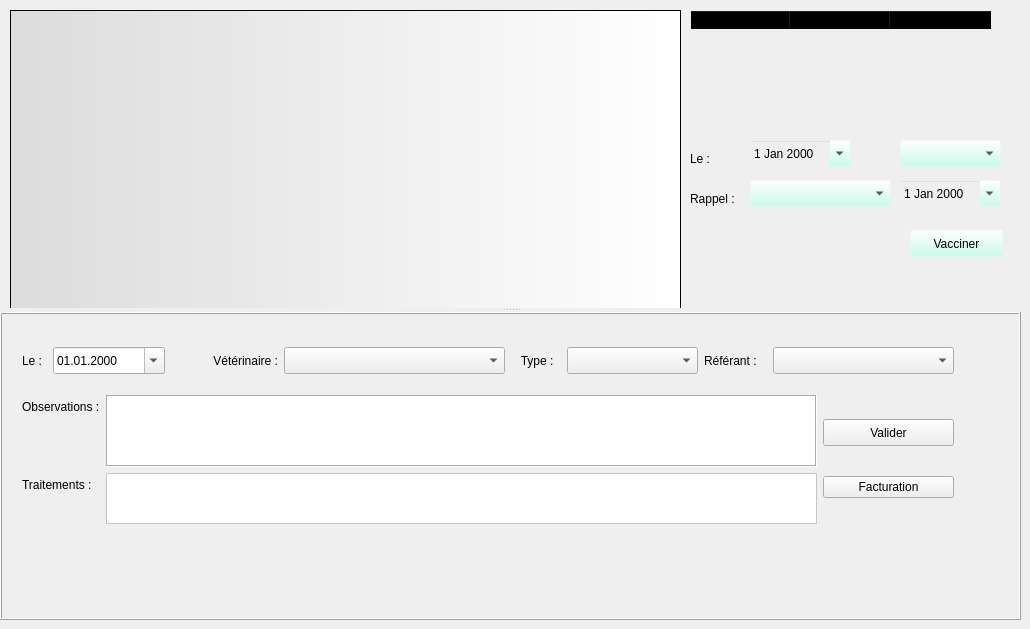
        <widget class="QWidget" name="tab_consulation">
         <attribute name="title">
          <string>Consultation</string>
         </attribute>
         <widget class="QSplitter" name="splitter">
          <property name="geometry">
           <rect>
            <x>0</x>
            <y>0</y>
            <width>1021</width>
            <height>620</height>
           </rect>
          </property>
          <property name="sizePolicy">
           <sizepolicy hsizetype="Preferred" vsizetype="Preferred">
            <horstretch>0</horstretch>
            <verstretch>0</verstretch>
           </sizepolicy>
          </property>
          <property name="maximumSize">
           <size>
            <width>16777215</width>
            <height>16777215</height>
           </size>
          </property>
          <property name="orientation">
           <enum>Qt::Vertical</enum>
          </property>
          <widget class="QFrame" name="frame_med_sup">
           <property name="styleSheet">
            <string notr="true">background-color: rgb(188, 255, 231,0);</string>
           </property>
           <property name="frameShape">
            <enum>QFrame::Box</enum>
           </property>
           <property name="frameShadow">
            <enum>QFrame::Raised</enum>
           </property>
           <widget class="QTableWidget" name="tableWidget_vacciner">
            <property name="geometry">
             <rect>
              <x>690</x>
              <y>10</y>
              <width>311</width>
              <height>121</height>
             </rect>
            </property>
            <property name="rowCount">
             <number>3</number>
            </property>
            <property name="columnCount">
             <number>3</number>
            </property>
            <attribute name="verticalHeaderVisible">
             <bool>false</bool>
            </attribute>
            <row/>
            <row/>
            <row/>
            <column/>
            <column/>
            <column/>
           </widget>
           <widget class="QPushButton" name="button_vacciner">
            <property name="geometry">
             <rect>
              <x>910</x>
              <y>230</y>
              <width>93</width>
              <height>27</height>
             </rect>
            </property>
            <property name="toolTip">
             <string>Ajouter ce vaccin dans le dossier</string>
            </property>
            <property name="text">
             <string>Vacciner</string>
            </property>
           </widget>
           <widget class="QDateEdit" name="dateEdit_vacciner_start">
            <property name="geometry">
             <rect>
              <x>750</x>
              <y>140</y>
              <width>101</width>
              <height>27</height>
             </rect>
            </property>
            <property name="toolTip">
             <string>Date de vaccination</string>
            </property>
            <property name="calendarPopup">
             <bool>true</bool>
            </property>
           </widget>
           <widget class="QDateEdit" name="dateEdit_vacciner_end">
            <property name="geometry">
             <rect>
              <x>900</x>
              <y>180</y>
              <width>101</width>
              <height>27</height>
             </rect>
            </property>
            <property name="toolTip">
             <string>Date de rappel</string>
            </property>
            <property name="calendarPopup">
             <bool>true</bool>
            </property>
           </widget>
           <widget class="QComboBox" name="comboBox_vacciner">
            <property name="geometry">
             <rect>
              <x>900</x>
              <y>140</y>
              <width>101</width>
              <height>27</height>
             </rect>
            </property>
            <property name="toolTip">
             <string>Vaccin</string>
            </property>
           </widget>
           <widget class="QComboBox" name="comboBox_rappel">
            <property name="geometry">
             <rect>
              <x>750</x>
              <y>180</y>
              <width>141</width>
              <height>27</height>
             </rect>
            </property>
            <property name="toolTip">
             <string>Période de rappel</string>
            </property>
           </widget>
           <widget class="QLabel" name="label_2">
            <property name="geometry">
             <rect>
              <x>690</x>
              <y>190</y>
              <width>62</width>
              <height>17</height>
             </rect>
            </property>
            <property name="text">
             <string>Rappel :</string>
            </property>
            <property name="buddy">
             <cstring>comboBox_rappel</cstring>
            </property>
           </widget>
           <widget class="QLabel" name="label_vaccinerStart">
            <property name="geometry">
             <rect>
              <x>690</x>
              <y>150</y>
              <width>31</width>
              <height>17</height>
             </rect>
            </property>
            <property name="text">
             <string>Le :</string>
            </property>
            <property name="buddy">
             <cstring>dateEdit_vacciner_start</cstring>
            </property>
           </widget>
           <widget class="QTextBrowser" name="textBrowser_consultations">
            <property name="geometry">
             <rect>
              <x>10</x>
              <y>10</y>
              <width>671</width>
              <height>401</height>
             </rect>
            </property>
            <property name="styleSheet">
             <string notr="true">background-position: right; background-image:  url(:/newPrefix/images/openvet.png);background-repeat: no-repeat; 
background-color: qlineargradient(spread:pad, x1:0, y1:0, x2:1, y2:0, stop:0 rgba(220, 220, 220, 255), stop:1 rgba(255, 255, 255, 255));</string>
            </property>
           </widget>
          </widget>
          <widget class="QFrame" name="frame_med_inf">
           <property name="sizePolicy">
            <sizepolicy hsizetype="Preferred" vsizetype="Expanding">
             <horstretch>0</horstretch>
             <verstretch>0</verstretch>
            </sizepolicy>
           </property>
           <property name="styleSheet">
            <string notr="true"/>
           </property>
           <property name="frameShape">
            <enum>QFrame::Box</enum>
           </property>
           <property name="frameShadow">
            <enum>QFrame::Raised</enum>
           </property>
           <widget class="QWidget" name="layoutWidget">
            <property name="geometry">
             <rect>
              <x>22</x>
              <y>20</y>
              <width>932</width>
              <height>209</height>
             </rect>
            </property>
            <layout class="QVBoxLayout" name="verticalLayout_5">
             <item>
              <layout class="QHBoxLayout" name="horizontalLayout">
               <item>
                <widget class="QLabel" name="label_13">
                 <property name="maximumSize">
                  <size>
                   <width>25</width>
                   <height>16777215</height>
                  </size>
                 </property>
                 <property name="text">
                  <string>Le :</string>
                 </property>
                 <property name="buddy">
                  <cstring>dateEdit_consult</cstring>
                 </property>
                </widget>
               </item>
               <item>
                <widget class="QDateEdit" name="dateEdit_consult">
                 <property name="sizePolicy">
                  <sizepolicy hsizetype="Fixed" vsizetype="Fixed">
                   <horstretch>0</horstretch>
                   <verstretch>0</verstretch>
                  </sizepolicy>
                 </property>
                 <property name="minimumSize">
                  <size>
                   <width>112</width>
                   <height>27</height>
                  </size>
                 </property>
                 <property name="toolTip">
                  <string>Date de consultation</string>
                 </property>
                 <property name="locale">
                  <locale language="French" country="France"/>
                 </property>
                 <property name="displayFormat">
                  <string>dd.MM.yyyy</string>
                 </property>
                 <property name="calendarPopup">
                  <bool>true</bool>
                 </property>
                </widget>
               </item>
               <item>
                <spacer name="horizontalSpacer">
                 <property name="orientation">
                  <enum>Qt::Horizontal</enum>
                 </property>
                 <property name="sizeType">
                  <enum>QSizePolicy::Fixed</enum>
                 </property>
                 <property name="sizeHint" stdset="0">
                  <size>
                   <width>18</width>
                   <height>20</height>
                  </size>
                 </property>
                </spacer>
               </item>
               <item>
                <widget class="QLabel" name="label">
                 <property name="text">
                  <string>Vétérinaire :</string>
                 </property>
                 <property name="textFormat">
                  <enum>Qt::AutoText</enum>
                 </property>
                 <property name="alignment">
                  <set>Qt::AlignRight|Qt::AlignTrailing|Qt::AlignVCenter</set>
                 </property>
                 <property name="textInteractionFlags">
                  <set>Qt::LinksAccessibleByMouse</set>
                 </property>
                 <property name="buddy">
                  <cstring>comboBox_veterinaire</cstring>
                 </property>
                </widget>
               </item>
               <item>
                <widget class="QComboBox" name="comboBox_veterinaire">
                 <property name="sizePolicy">
                  <sizepolicy hsizetype="Fixed" vsizetype="Fixed">
                   <horstretch>0</horstretch>
                   <verstretch>0</verstretch>
                  </sizepolicy>
                 </property>
                 <property name="minimumSize">
                  <size>
                   <width>221</width>
                   <height>27</height>
                  </size>
                 </property>
                 <property name="toolTip">
                  <string>Vétérinaire consultant</string>
                 </property>
                </widget>
               </item>
               <item>
                <widget class="QLabel" name="label_12">
                 <property name="maximumSize">
                  <size>
                   <width>50</width>
                   <height>16777215</height>
                  </size>
                 </property>
                 <property name="text">
                  <string>   Type :</string>
                 </property>
                 <property name="buddy">
                  <cstring>comboBox_consultType</cstring>
                 </property>
                </widget>
               </item>
               <item>
                <widget class="QComboBox" name="comboBox_consultType">
                 <property name="minimumSize">
                  <size>
                   <width>131</width>
                   <height>27</height>
                  </size>
                 </property>
                </widget>
               </item>
               <item>
                <widget class="QLabel" name="label_Referant">
                 <property name="maximumSize">
                  <size>
                   <width>63</width>
                   <height>16777215</height>
                  </size>
                 </property>
                 <property name="text">
                  <string>Référant :</string>
                 </property>
                 <property name="buddy">
                  <cstring>comboBox_Referant</cstring>
                 </property>
                </widget>
               </item>
               <item>
                <widget class="QComboBox" name="comboBox_Referant">
                 <property name="minimumSize">
                  <size>
                   <width>181</width>
                   <height>27</height>
                  </size>
                 </property>
                </widget>
               </item>
              </layout>
             </item>
             <item>
              <layout class="QHBoxLayout" name="horizontalLayout_7">
               <item>
                <layout class="QFormLayout" name="formLayout">
                 <item row="0" column="0">
                  <widget class="QLabel" name="label_14">
                   <property name="text">
                    <string>Observations :</string>
                   </property>
                  </widget>
                 </item>
                 <item row="0" column="1">
                  <widget class="QTextEdit" name="textEdit_consultObs">
                   <property name="sizePolicy">
                    <sizepolicy hsizetype="Preferred" vsizetype="Preferred">
                     <horstretch>0</horstretch>
                     <verstretch>0</verstretch>
                    </sizepolicy>
                   </property>
                   <property name="minimumSize">
                    <size>
                     <width>711</width>
                     <height>0</height>
                    </size>
                   </property>
                   <property name="maximumSize">
                    <size>
                     <width>16777215</width>
                     <height>111</height>
                    </size>
                   </property>
                   <property name="styleSheet">
                    <string notr="true">background-color: rgb(255, 255, 255);</string>
                   </property>
                   <property name="frameShape">
                    <enum>QFrame::Box</enum>
                   </property>
                   <property name="frameShadow">
                    <enum>QFrame::Sunken</enum>
                   </property>
                  </widget>
                 </item>
                 <item row="1" column="0">
                  <widget class="QLabel" name="label_15">
                   <property name="text">
                    <string>Traitements :</string>
                   </property>
                  </widget>
                 </item>
                 <item row="1" column="1">
                  <widget class="QTextEdit" name="textEdit_consultTrait">
                   <property name="sizePolicy">
                    <sizepolicy hsizetype="Fixed" vsizetype="Fixed">
                     <horstretch>0</horstretch>
                     <verstretch>0</verstretch>
                    </sizepolicy>
                   </property>
                   <property name="minimumSize">
                    <size>
                     <width>711</width>
                     <height>0</height>
                    </size>
                   </property>
                   <property name="maximumSize">
                    <size>
                     <width>16777215</width>
                     <height>51</height>
                    </size>
                   </property>
                   <property name="styleSheet">
                    <string notr="true">background-color: rgb(255, 255, 255);</string>
                   </property>
                  </widget>
                 </item>
                </layout>
               </item>
               <item>
                <layout class="QVBoxLayout" name="verticalLayout">
                 <item>
                  <widget class="QPushButton" name="pushButton_valider">
                   <property name="minimumSize">
                    <size>
                     <width>0</width>
                     <height>27</height>
                    </size>
                   </property>
                   <property name="text">
                    <string>Valider</string>
                   </property>
                  </widget>
                 </item>
                 <item>
                  <widget class="QPushButton" name="pushButton_Facturation">
                   <property name="text">
                    <string>Facturation</string>
                   </property>
                  </widget>
                 </item>
                </layout>
               </item>
              </layout>
             </item>
            </layout>
           </widget>
          </widget>
         </widget>
        </widget>
